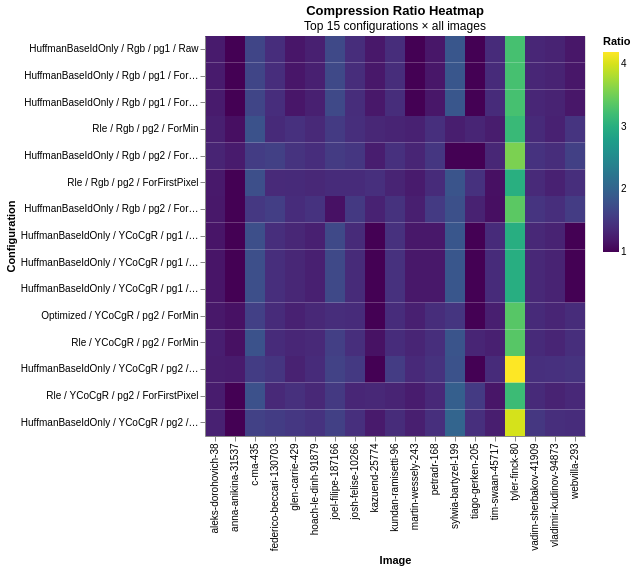

Notebook code cell kept with this figure:
### Markdown cell above
## Per-Image Compression Heatmap

Which configuration works best for each image?

### Code cell
df['config'] = df['encode_impl'] + ' / ' + df['image_color_model'] + ' / pg' + df['pixel_grouping'] + ' / ' + df['image_grouping_transform']

# Get top 15 configs by mean compression ratio
top_configs = df.groupby('config')['compression_ratio'].mean().nlargest(15).index.tolist()
df_top = df[df['config'].isin(top_configs)]

alt.Chart(df_top).mark_rect().encode(
    x=alt.X('file_name:N', title='Image', sort='-y'),
    y=alt.Y('config:N', title='Configuration', sort='-x'),
    color=alt.Color('compression_ratio:Q', title='Ratio', scale=alt.Scale(scheme='viridis')),
    tooltip=['file_name:N', 'config:N', 'compression_ratio:Q', 'total_ms:Q']
).properties(
    title=alt.Title('Compression Ratio Heatmap', subtitle='Top 15 configurations × all images'),
    height=400
)

### Figure 1 — Vega-Lite specification as saved in the notebook (floating-point values rounded to 4 significant figures; data arrays with more than 128 entries replaced by an {"elided": "..."} marker saying what was removed)
{"config": {"view": {"continuousWidth": 300, "continuousHeight": 300}}, "data": {"name": "data-803978b7d82adb0eb1f249c0c18ed224"}, "mark": {"type": "rect"}, "encoding": {"color": {"field": "compression_ratio", "scale": {"scheme": "viridis"}, "title": "Ratio", "type": "quantitative"}, "tooltip": [{"field": "file_name", "type": "nominal"}, {"field": "config", "type": "nominal"}, {"field": "compression_ratio", "type": "quantitative"}, {"field": "total_ms", "type": "quantitative"}], "x": {"field": "file_name", "sort": "-y", "title": "Image", "type": "nominal"}, "y": {"field": "config", "sort": "-x", "title": "Configuration", "type": "nominal"}}, "height": 400, "title": {"text": "Compression Ratio Heatmap", "subtitle": "Top 15 configurations × all images"}, "$schema": "https://vega.github.io/schema/vega-lite/v6.1.0.json", "datasets": {"data-803978b7d82adb0eb1f249c0c18ed224": {"elided": "285 records"}}}
